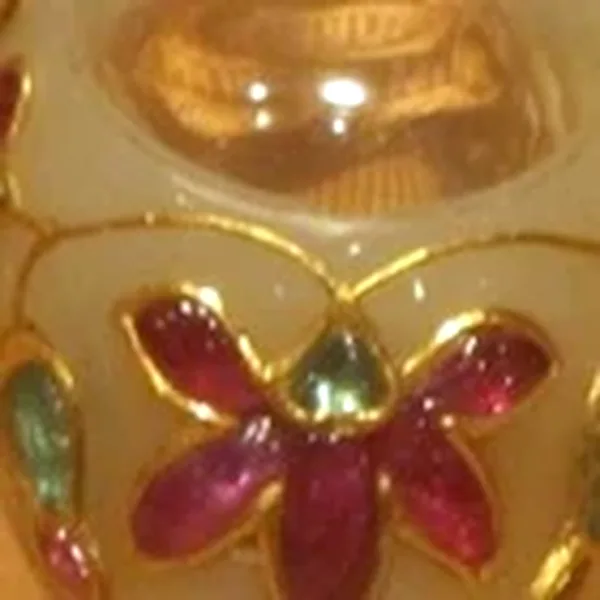
#> input picture staticfiles/products/24k-hand-carved-signet-band/platinum/front.webp, 600 x 600 px, found by its file name
$ python generate_sketches.py
#> lines starting #> are read from the running program, lines starting #| are printed output that depends on the picture; after the words box and inside, x2 and y2 are one past the last pixel; in counts of white or black regions, pixels touching at a corner belong together
#!/usr/bin/env python3
"""
Generate authentic, high-contrast hand-drawn jeweler's graphite pencil sketches on cream paper (#efe4cc)
perfectly aligned with the real product imagery in static/products/<slug>/<metal>/front.webp.
Ensures the ring is boldly, clearly visible as a genuine graphite master drawing.
"""

import os
from PIL import Image, ImageOps, ImageFilter, ImageEnhance, ImageDraw

BASE_DIR = os.path.dirname(os.path.dirname(os.path.abspath(__file__)))
SKETCHES_DIR = os.path.join(BASE_DIR, 'static', 'sketches')
PRODUCTS_DIR = os.path.join(BASE_DIR, 'static', 'products')
os.makedirs(SKETCHES_DIR, exist_ok=True)

DESIGNS_DATA = [
    {
        'slug': 'the-empress-cushion-solitaire-2-2ct',
        'sketch_filename': 'the-empress-cushion-solitaire.webp',
        'year': '1987',
        'plate': '1987-B',
        'title': '2.20ct Cushion Brilliant Solitaire (VVS1)',
        'dim_text': '8.20 mm',
        'notes': [
            "2.20ct Cushion Brilliant Solitaire (VVS1)",
            "Hand-carved 4-prong split-shank gallery",
            "Solid Pt950 core & 18K yellow under-bezel",
            "Surat Atelier Bench #1 \u2022 14/03/1987 \u2022 Master N.K."
        ]
    },
    {
        'slug': 'pink-sapphire-diamond-cocktail-ring',
        'sketch_filename': 'pink-sapphire-diamond-cocktail-ring.webp',
        'year': '1994',
        'plate': '1994-C',
        'title': 'Cushion Pink Sapphire 4.10ct & Diamond Halo',
        'dim_text': '12.4 mm',
        'notes': [
            "Cushion Pink Sapphire 4.10ct",
            "Tiered micro-claw diamond halo (36 stones)",
            "18K Rose Gold trellis openwork",
            "Bespoke Royal Commission \u2022 1994"
        ]
    },
    {
        'slug': 'imperial-navratna-royal-crest-ring',
        'sketch_filename': 'imperial-navratna-royal-crest-ring.webp',
        'year': '1978',
        'plate': '1978-A',
        'title': 'Imperial Navratna 9 Planetary Gems',
        'dim_text': '16.0 mm',
        'notes': [
            "Navratna: 9 Sacred Astral Gemstones",
            "Concentric bezel rub-over settings",
            "24K Gold solid repoussé core",
            "Archival Sanskrit Astrological Layout \u2022 1978"
        ]
    },
    {
        'slug': '24k-hand-carved-signet-band',
        'sketch_filename': '24k-hand-carved-signet-band.webp',
        'year': '2003',
        'plate': '2003-S',
        'title': '24K Hand-Carved Heavyweight Signet',
        'dim_text': '10.5 mm',
        'notes': [
            "Solid 24K Hand-Carved Signet",
            "Wall thickness 2.4mm \u2022 Chamfered shoulders",
            "Flush-set diamond point \u2248 0.05ct",
            "Surat Guild Archive \u2022 2003"
        ]
    }
]

def make_sketch(data):
    slug = data['slug']
    out_name = data['sketch_filename']
    out_path = os.path.join(SKETCHES_DIR, out_name)

    front_path = None
    for metal in ['platinum', 'yellow_gold', 'rose_gold']:
        cand = os.path.join(PRODUCTS_DIR, slug, metal, 'front.webp')
        if os.path.exists(cand):
            front_path = cand
            break

    if not front_path or not os.path.exists(front_path):
        print(f"Warning: No front.webp found for {slug}")
        return

    src = Image.open(front_path).convert('RGB')
#> src is the input picture: PIL image 600x600 RGB; mean R, G, B 158.5, 108.8, 55.4
    w, h = src.size
#> w = 600; h = 600
    bg_color = src.getpixel((10, 10))
#> bg_color = (118, 66, 4)

    # Base cream paper (#efe4cc)
    paper = Image.new('RGB', (w, h), (239, 228, 204))
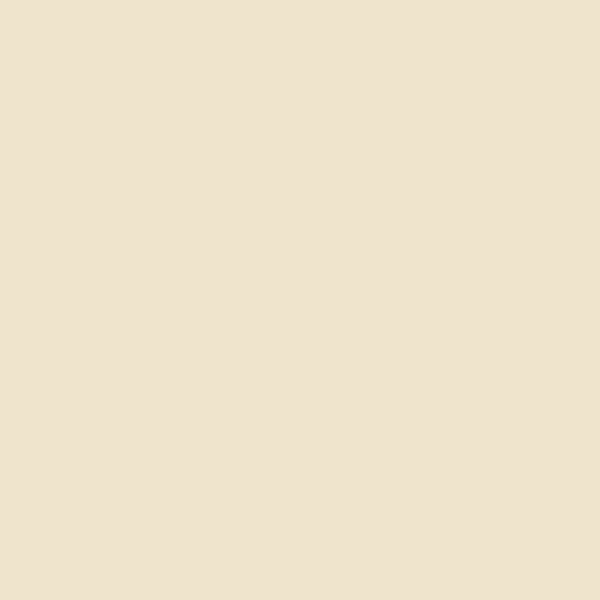
#> paper: PIL image 600x600 RGB; mean R, G, B 239, 228, 204
    draw = ImageDraw.Draw(paper)

    # Millimeter drafting grid
    for x in range(0, w, 30):
        draw.line([(x, 0), (x, h)], fill=(225, 214, 188), width=1)
    for y in range(0, h, 30):
        draw.line([(0, y), (w, y)], fill=(225, 214, 188), width=1)
    for x in range(0, w, 120):
        draw.line([(x, 0), (x, h)], fill=(212, 198, 172), width=1)
    for y in range(0, h, 120):
        draw.line([(0, y), (w, y)], fill=(212, 198, 172), width=1)

    gray = src.convert('L')
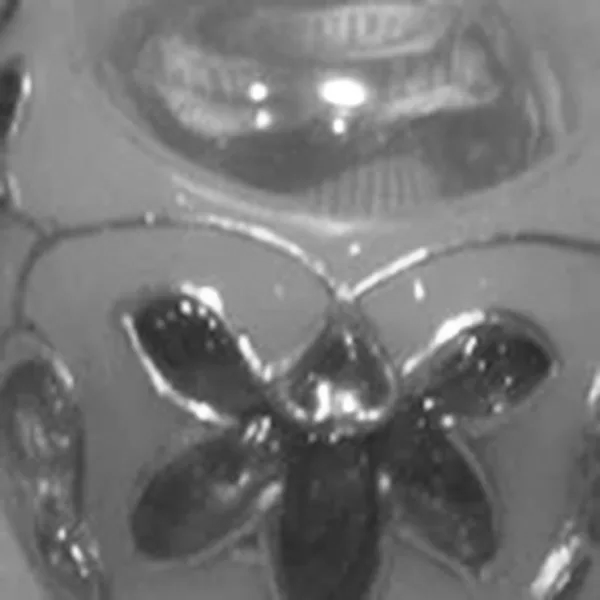
#> gray: PIL image 600x600 L; min 39, max 255, mean 117.6

    # Detect ring mask
    ring_mask = Image.new('L', (w, h), 0)
#> ring_mask: PIL image 600x600 L; every value is 0
    for y in range(h):
        for x in range(w):
            p = src.getpixel((x, y))
            diff = max(abs(p[0] - bg_color[0]), abs(p[1] - bg_color[1]), abs(p[2] - bg_color[2]))
            if diff > 16:
                ring_mask.putpixel((x, y), 255)
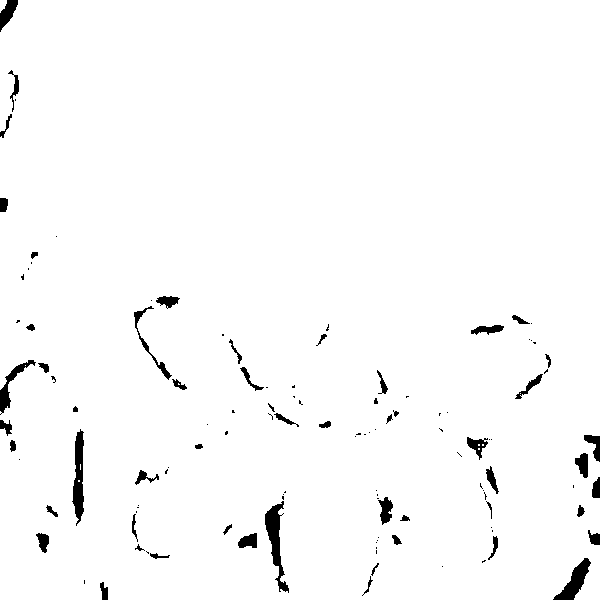
#> ring_mask: PIL image 600x600 L; 97.8% white; 117 black regions (63 under 20 px), largest, box (x1, y1, x2, y2) and area: (265, 501, 289, 593) 819, (72, 429, 84, 526) 726, (553, 558, 591, 600) 611

    # Edge detection
    edges1 = gray.filter(ImageFilter.FIND_EDGES)
    edges2 = gray.filter(ImageFilter.EDGE_ENHANCE_MORE).filter(ImageFilter.FIND_EDGES)
    edges = Image.blend(edges1, edges2, 0.5)
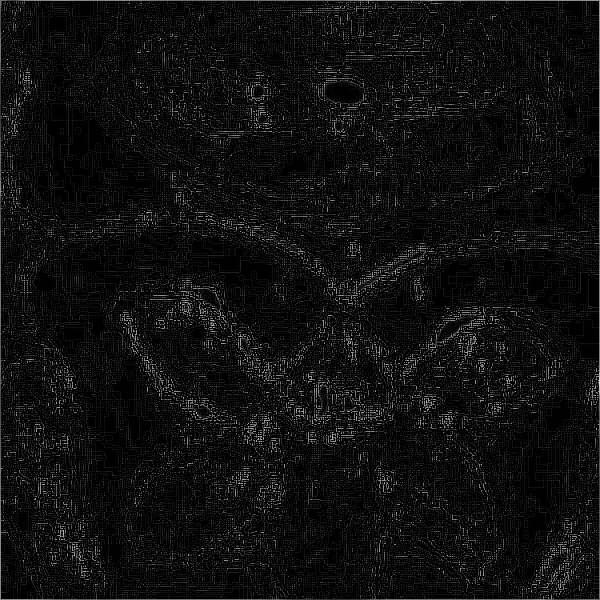
#> edges: PIL image 600x600 L; min 0, max 221, mean 14.6

    enhancer = ImageEnhance.Contrast(edges)
    edges_boosted = enhancer.enhance(3.5)
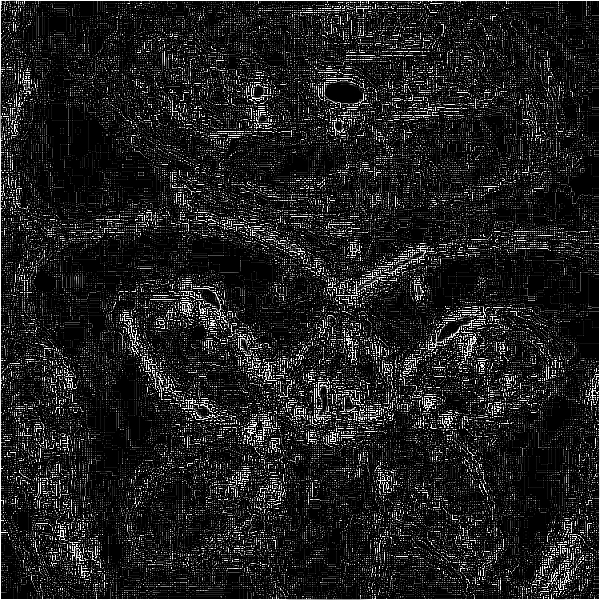
#> edges_boosted: PIL image 600x600 L; min 0, max 255, mean 31.1
    shading = ImageOps.invert(gray)
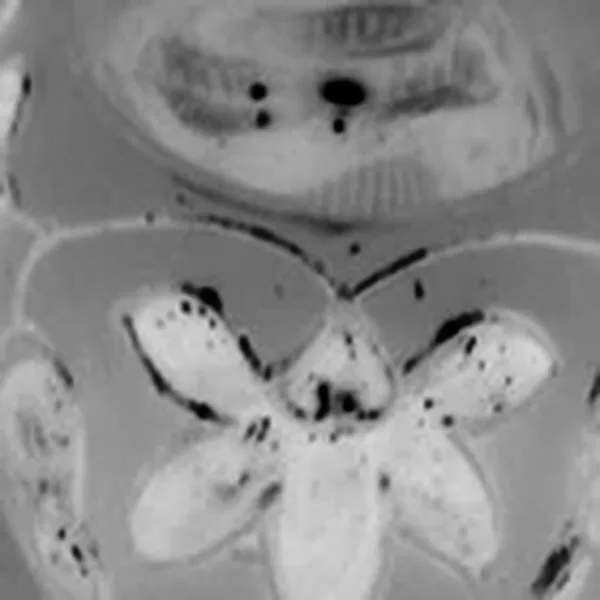
#> shading: PIL image 600x600 L; min 0, max 216, mean 137.4

    paper_pixels = paper.load()
    edges_pixels = edges_boosted.load()
    shading_pixels = shading.load()
    mask_pixels = ring_mask.load()

    for y in range(h):
        for x in range(w):
            if mask_pixels[x, y] > 0:
                edge_val = edges_pixels[x, y]
                shade_val = shading_pixels[x, y]

                if edge_val > 32:
                    line_weight = min(1.0, edge_val / 110.0)
                    r = int(239 * (1 - line_weight) + 24 * line_weight)
                    g = int(228 * (1 - line_weight) + 28 * line_weight)
                    b = int(204 * (1 - line_weight) + 38 * line_weight)
                    paper_pixels[x, y] = (r, g, b)
                elif shade_val > 45:
                    shade_weight = min(0.68, (shade_val - 45) / 175.0)
                    r = int(239 * (1 - shade_weight) + 55 * shade_weight)
                    g = int(228 * (1 - shade_weight) + 62 * shade_weight)
                    b = int(204 * (1 - shade_weight) + 75 * shade_weight)
                    paper_pixels[x, y] = (r, g, b)

    # Caliper & dimension annotations
    cx, cy = w // 2, 190
#> cx = 300; cy = 190
    draw.line([(cx - 95, cy - 80), (cx + 95, cy - 80)], fill=(60, 52, 45), width=1)
    draw.line([(cx - 95, cy - 86), (cx - 95, cy - 74)], fill=(60, 52, 45), width=1)
    draw.line([(cx + 95, cy - 86), (cx + 95, cy - 74)], fill=(60, 52, 45), width=1)
    draw.text((cx - 45, cy - 100), data['dim_text'], fill=(50, 42, 35))

    draw.line([(w - 110, 310), (w - 110, 460)], fill=(70, 62, 55), width=1)
    draw.line([(w - 116, 310), (w - 104, 310)], fill=(70, 62, 55), width=1)
    draw.line([(w - 116, 460), (w - 104, 460)], fill=(70, 62, 55), width=1)
    draw.text((w - 95, 375), "\u2248 1.8mm shank", fill=(55, 48, 40))

    # Margin notes
    draw.text((36, 28), "ATELIER NILAYA \u2022 ARCHIVAL BENCH DRAFT", fill=(50, 42, 35))
    draw.text((36, 46), f"PLATE NO. {data['plate']} \u2022 SURAT GUILD", fill=(80, 70, 60))

    y_pos = h - 90
#> y_pos = 510
    for note in data['notes']:
        draw.text((36, y_pos), f"\u2014 {note}", fill=(45, 38, 32))
        y_pos += 18
#> after the loop, y_pos = 582

    draw.text((w - 150, h - 34), f"SCALE 1:1 \u2022 {data['year']}", fill=(75, 68, 60))

    paper.save(out_path, 'WEBP', quality=90)
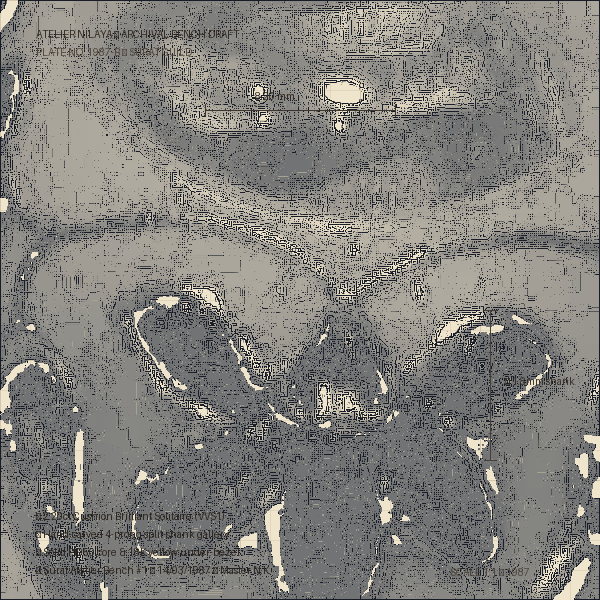
#> saved as the-empress-cushion-solitaire.webp: PIL image 600x600 RGB; mean R, G, B 129.8, 128.3, 124.3
    print(f"Generated bold sketch: {out_path} ({os.path.getsize(out_path) / 1024:.1f} KB)")

if __name__ == '__main__':
    for d in DESIGNS_DATA:
        make_sketch(d)
    print("All sketches regenerated with bold, clear visibility!")
